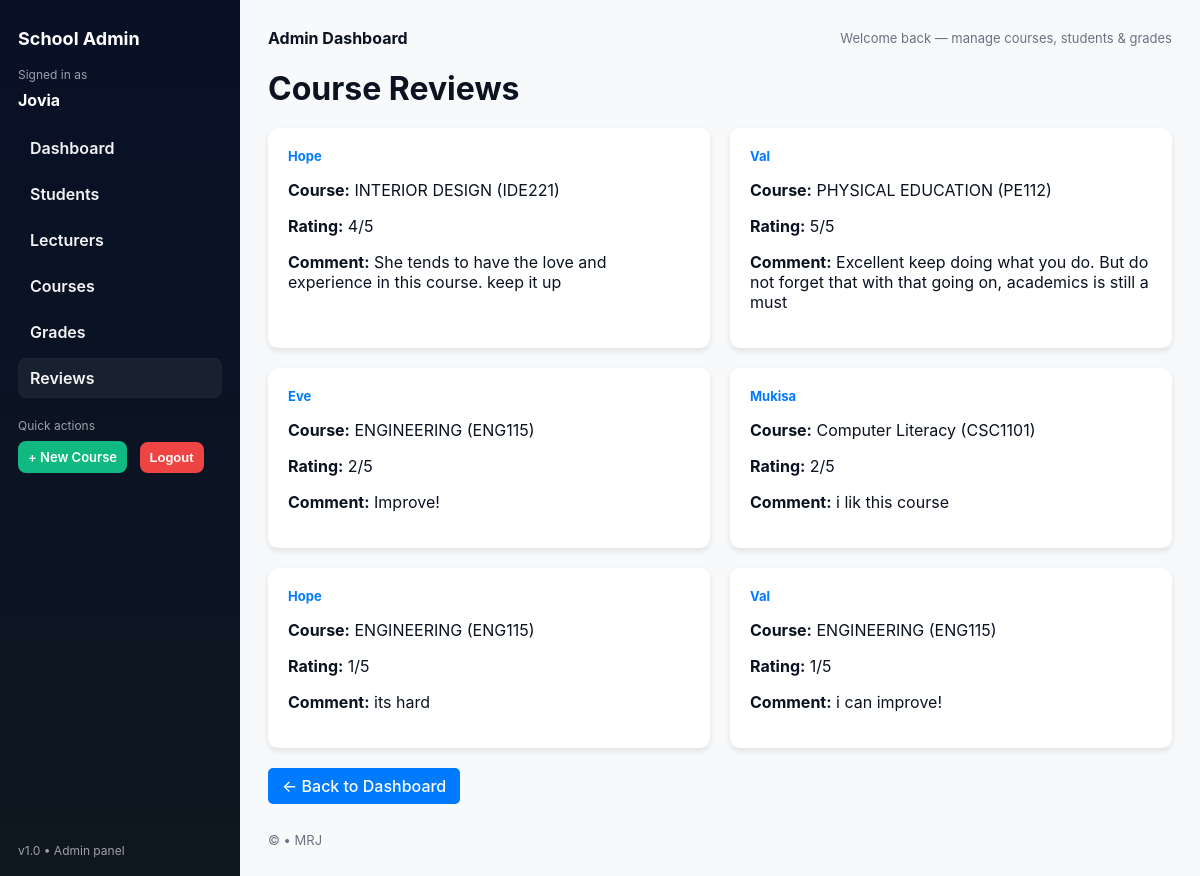
Before: /reports/dashboard/admin/reviews/ (signed in) with the older database file.
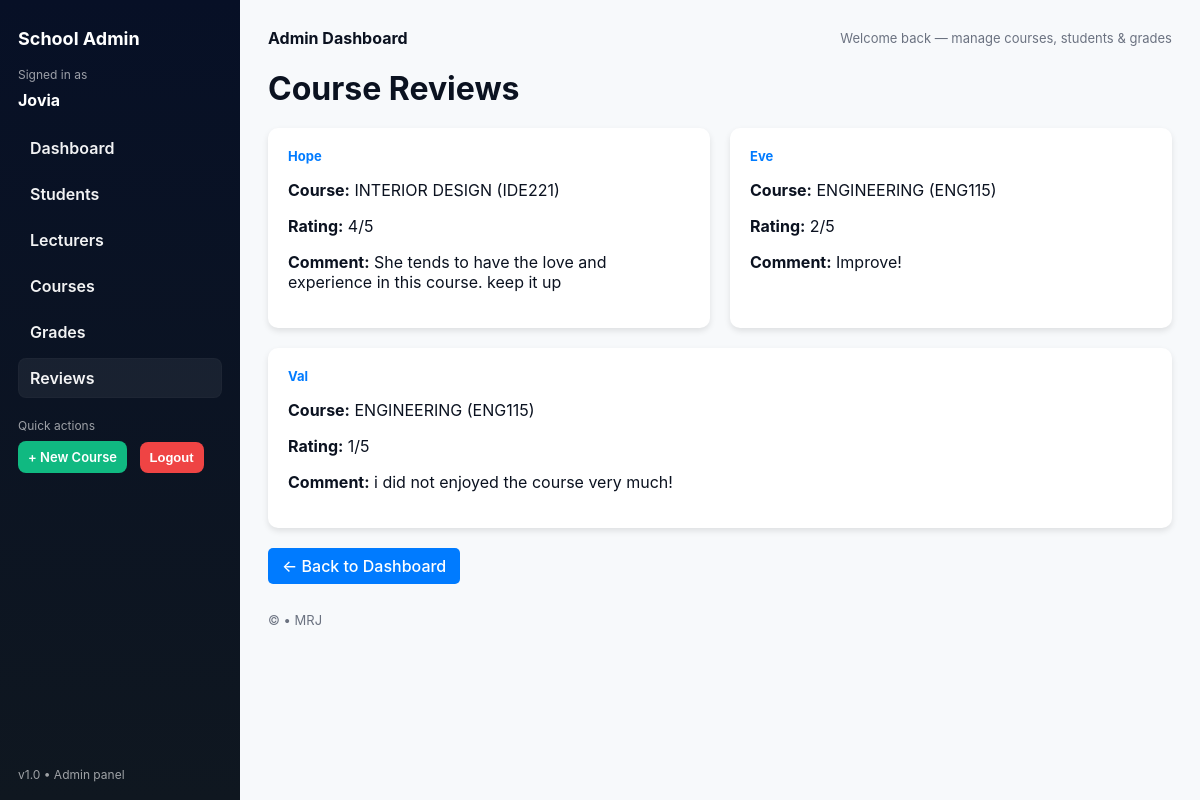
After: the same page with the newer database file.
### reports/models.py (models this page shows, shortened)
class CourseReview (models.Model):
    course = models.ForeignKey(Course, on_delete=models.CASCADE, related_name='reviews')
    student = models.ForeignKey(Student, on_delete=models.CASCADE)
    rating = models.IntegerField(choices=[(i, str(i)) for i in range(1, 6)])
    comment = models.TextField(blank=True)

class Student(models.Model):
    user = models.OneToOneField(User, on_delete=models.CASCADE, null=True, blank=True)
    name = models.CharField(max_length=200)
    email = models.EmailField(unique=True)
    gpa = models.FloatField(default=0)  # New field for GPA

class Course(models.Model):
    name = models.CharField(max_length=200)
    code = models.CharField(max_length=200)
    credit_units = models.IntegerField()
    lecturer = models.CharField(max_length=200)
    students = models.ManyToManyField(Student, related_name='courses', blank=True)

### reports/views.py (the view)
# urls.py: path('dashboard/admin/reviews/', views.admin_reviews, name='admin_reviews'),
@login_required
@user_passes_test(admin_required)
def admin_reviews(request):
    reviews = CourseReview.objects.all()
    return render(request, 'reports/admin_reviews.html', {'reviews': reviews})

### reports/templates/reports/admin_reviews.html
{% extends "reports/admin_base.html" %}
{% block content %}
<h1 style="margin-bottom:20px;">Course Reviews</h1>
<div style="display: flex; flex-wrap: wrap; gap: 20px;">
    {% for review in reviews %}
    <div class="card" style="flex: 1 1 300px; background: #fff; padding: 20px; border-radius: 10px;
                             box-shadow: 0 3px 6px rgba(0,0,0,0.1);">
        <h3 style="margin-bottom:10px; color:#007bff;">{{ review.student.name }}</h3>
        <p><strong>Course:</strong> {{ review.course.name }} ({{ review.course.code }})</p>
        <p><strong>Rating:</strong> {{ review.rating }}/5</p>
        <p><strong>Comment:</strong> {{ review.comment|default:"-" }}</p>
    </div>
    {% empty %}
    <p>No reviews available.</p>
    {% endfor %}
</div>
<a href="{% url 'admin_dashboard' %}" class="btn-back"
   style="display:inline-block; margin-top:20px; padding:8px 14px; background:#007bff; color:white;
          border-radius:5px; text-decoration:none;">← Back to Dashboard</a>
{% endblock %}

Changed rows visible on the page:
removed CourseReview: student.name "Val", course.name "PHYSICAL EDUCATION", course.code "PE112", rating "5", comment "Excellent keep doing what you do. But do not forget that with that going on, academics is still a must"
removed CourseReview: student.name "Mukisa", course.name "Computer Literacy", course.code "CSC1101", rating "2", comment "i lik this course"
removed CourseReview: student.name "Hope", course.name "ENGINEERING", course.code "ENG115", rating "1", comment "its hard"
changed CourseReview "Val": comment "i can improve!" → "i did not enjoyed the course very much!"
